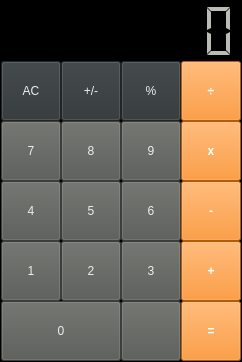
<?xml version="1.0" encoding="UTF-8"?>
<ui version="4.0">
 <class>Dialog</class>
 <widget class="QDialog" name="Dialog">
  <property name="geometry">
   <rect>
    <x>0</x>
    <y>0</y>
    <width>242</width>
    <height>362</height>
   </rect>
  </property>
  <property name="minimumSize">
   <size>
    <width>242</width>
    <height>362</height>
   </size>
  </property>
  <property name="maximumSize">
   <size>
    <width>242</width>
    <height>362</height>
   </size>
  </property>
  <property name="windowTitle">
   <string>Calculator</string>
  </property>
  <property name="styleSheet">
   <string notr="true">border-color: rgb(0, 0, 0);
background-color: rgb(0, 0, 0);
color: rgb(0, 0, 0);</string>
  </property>
  <property name="sizeGripEnabled">
   <bool>false</bool>
  </property>
  <layout class="QVBoxLayout" name="verticalLayout">
   <property name="spacing">
    <number>0</number>
   </property>
   <property name="leftMargin">
    <number>0</number>
   </property>
   <property name="topMargin">
    <number>0</number>
   </property>
   <property name="rightMargin">
    <number>0</number>
   </property>
   <property name="bottomMargin">
    <number>0</number>
   </property>
   <item>
    <widget class="CalcFrame" name="frameMain">
     <property name="frameShape">
      <enum>QFrame::StyledPanel</enum>
     </property>
     <property name="frameShadow">
      <enum>QFrame::Raised</enum>
     </property>
     <layout class="QVBoxLayout" name="verticalLayout_2">
      <property name="spacing">
       <number>0</number>
      </property>
      <property name="leftMargin">
       <number>0</number>
      </property>
      <property name="topMargin">
       <number>0</number>
      </property>
      <property name="rightMargin">
       <number>0</number>
      </property>
      <property name="bottomMargin">
       <number>0</number>
      </property>
      <item>
       <widget class="QLCDNumber" name="lcdDisplay">
        <property name="minimumSize">
         <size>
          <width>180</width>
          <height>60</height>
         </size>
        </property>
        <property name="maximumSize">
         <size>
          <width>16777215</width>
          <height>60</height>
         </size>
        </property>
        <property name="styleSheet">
         <string notr="true">background-color: rgb(0, 0, 0);
color: rgb(186, 189, 182);
font: 75 16pt &quot;Sawasdee&quot;;</string>
        </property>
        <property name="frameShadow">
         <enum>QFrame::Plain</enum>
        </property>
        <property name="lineWidth">
         <number>0</number>
        </property>
        <property name="digitCount">
         <number>8</number>
        </property>
        <property name="segmentStyle">
         <enum>QLCDNumber::Flat</enum>
        </property>
       </widget>
      </item>
      <item>
       <widget class="QFrame" name="frame">
        <property name="styleSheet">
         <string notr="true">background-color: rgb(0, 0, 0);</string>
        </property>
        <property name="frameShape">
         <enum>QFrame::Box</enum>
        </property>
        <property name="frameShadow">
         <enum>QFrame::Plain</enum>
        </property>
        <property name="lineWidth">
         <number>0</number>
        </property>
        <layout class="QGridLayout" name="gridLayout">
         <property name="leftMargin">
          <number>0</number>
         </property>
         <property name="topMargin">
          <number>0</number>
         </property>
         <property name="rightMargin">
          <number>0</number>
         </property>
         <property name="bottomMargin">
          <number>0</number>
         </property>
         <property name="spacing">
          <number>0</number>
         </property>
         <item row="0" column="4">
          <widget class="QToolButton" name="btnDivision">
           <property name="minimumSize">
            <size>
             <width>60</width>
             <height>60</height>
            </size>
           </property>
           <property name="styleSheet">
            <string notr="true">background-color: rgb(253, 128, 8);
color: rgb(255, 255, 255);
font: 25pt &quot;Arial&quot;;
font-weight: bold;</string>
           </property>
           <property name="text">
            <string>÷</string>
           </property>
           <property name="toolButtonStyle">
            <enum>Qt::ToolButtonTextOnly</enum>
           </property>
          </widget>
         </item>
         <item row="2" column="0">
          <widget class="QToolButton" name="btn4">
           <property name="minimumSize">
            <size>
             <width>60</width>
             <height>60</height>
            </size>
           </property>
           <property name="styleSheet">
            <string notr="true">font: 75 20pt &quot;Arial&quot;;
color: rgb(238, 238, 236);
background-color: rgb(85, 87, 83);</string>
           </property>
           <property name="text">
            <string>4</string>
           </property>
           <property name="toolButtonStyle">
            <enum>Qt::ToolButtonTextOnly</enum>
           </property>
          </widget>
         </item>
         <item row="1" column="0">
          <widget class="QToolButton" name="btn7">
           <property name="minimumSize">
            <size>
             <width>60</width>
             <height>60</height>
            </size>
           </property>
           <property name="styleSheet">
            <string notr="true">font: 75 20pt &quot;Arial&quot;;
color: rgb(238, 238, 236);
background-color: rgb(85, 87, 83);</string>
           </property>
           <property name="text">
            <string>7</string>
           </property>
           <property name="toolButtonStyle">
            <enum>Qt::ToolButtonTextOnly</enum>
           </property>
          </widget>
         </item>
         <item row="1" column="4">
          <widget class="QToolButton" name="btnMultiplication">
           <property name="minimumSize">
            <size>
             <width>60</width>
             <height>60</height>
            </size>
           </property>
           <property name="styleSheet">
            <string notr="true">background-color: rgb(253, 128, 8);
color: rgb(255, 255, 255);
font: 20pt &quot;Arial&quot;;
font-weight: bold;</string>
           </property>
           <property name="text">
            <string>x</string>
           </property>
           <property name="toolButtonStyle">
            <enum>Qt::ToolButtonTextOnly</enum>
           </property>
          </widget>
         </item>
         <item row="1" column="1">
          <widget class="QToolButton" name="btn8">
           <property name="minimumSize">
            <size>
             <width>60</width>
             <height>60</height>
            </size>
           </property>
           <property name="styleSheet">
            <string notr="true">font: 75 20pt &quot;Arial&quot;;
color: rgb(238, 238, 236);
background-color: rgb(85, 87, 83);</string>
           </property>
           <property name="text">
            <string>8</string>
           </property>
          </widget>
         </item>
         <item row="3" column="0">
          <widget class="QToolButton" name="btn1">
           <property name="minimumSize">
            <size>
             <width>60</width>
             <height>60</height>
            </size>
           </property>
           <property name="styleSheet">
            <string notr="true">font: 75 20pt &quot;Arial&quot;;
color: rgb(238, 238, 236);
background-color: rgb(85, 87, 83);</string>
           </property>
           <property name="text">
            <string>1</string>
           </property>
           <property name="toolButtonStyle">
            <enum>Qt::ToolButtonTextOnly</enum>
           </property>
          </widget>
         </item>
         <item row="0" column="3">
          <widget class="QToolButton" name="btnPercent">
           <property name="minimumSize">
            <size>
             <width>60</width>
             <height>60</height>
            </size>
           </property>
           <property name="styleSheet">
            <string notr="true">font: 75 20pt &quot;Arial&quot;;
color: rgb(238, 238, 236);
background-color: rgb(46, 52, 54);</string>
           </property>
           <property name="text">
            <string>%</string>
           </property>
           <property name="toolButtonStyle">
            <enum>Qt::ToolButtonTextOnly</enum>
           </property>
          </widget>
         </item>
         <item row="3" column="3">
          <widget class="QToolButton" name="btn3">
           <property name="minimumSize">
            <size>
             <width>60</width>
             <height>60</height>
            </size>
           </property>
           <property name="styleSheet">
            <string notr="true">font: 75 20pt &quot;Arial&quot;;
color: rgb(238, 238, 236);
background-color: rgb(85, 87, 83);</string>
           </property>
           <property name="text">
            <string>3</string>
           </property>
           <property name="toolButtonStyle">
            <enum>Qt::ToolButtonTextOnly</enum>
           </property>
          </widget>
         </item>
         <item row="2" column="4">
          <widget class="QToolButton" name="btnMinus">
           <property name="minimumSize">
            <size>
             <width>60</width>
             <height>60</height>
            </size>
           </property>
           <property name="styleSheet">
            <string notr="true">background-color: rgb(253, 128, 8);
color: rgb(255, 255, 255);
font: 30pt &quot;Arial&quot;;
font-weight: bold;</string>
           </property>
           <property name="text">
            <string>-</string>
           </property>
           <property name="toolButtonStyle">
            <enum>Qt::ToolButtonTextOnly</enum>
           </property>
          </widget>
         </item>
         <item row="3" column="1">
          <widget class="QToolButton" name="btn2">
           <property name="minimumSize">
            <size>
             <width>60</width>
             <height>60</height>
            </size>
           </property>
           <property name="styleSheet">
            <string notr="true">font: 75 20pt &quot;Arial&quot;;
color: rgb(238, 238, 236);
background-color: rgb(85, 87, 83);</string>
           </property>
           <property name="text">
            <string>2</string>
           </property>
           <property name="toolButtonStyle">
            <enum>Qt::ToolButtonTextOnly</enum>
           </property>
          </widget>
         </item>
         <item row="0" column="0">
          <widget class="QToolButton" name="btnAC">
           <property name="minimumSize">
            <size>
             <width>60</width>
             <height>60</height>
            </size>
           </property>
           <property name="styleSheet">
            <string notr="true">font: 75 20pt &quot;Arial&quot;;
color: rgb(238, 238, 236);
background-color: rgb(46, 52, 54);</string>
           </property>
           <property name="text">
            <string>AC</string>
           </property>
           <property name="toolButtonStyle">
            <enum>Qt::ToolButtonTextOnly</enum>
           </property>
          </widget>
         </item>
         <item row="1" column="3">
          <widget class="QToolButton" name="btn9">
           <property name="minimumSize">
            <size>
             <width>60</width>
             <height>60</height>
            </size>
           </property>
           <property name="styleSheet">
            <string notr="true">font: 75 20pt &quot;Arial&quot;;
color: rgb(238, 238, 236);
background-color: rgb(85, 87, 83);</string>
           </property>
           <property name="text">
            <string>9</string>
           </property>
           <property name="toolButtonStyle">
            <enum>Qt::ToolButtonTextOnly</enum>
           </property>
          </widget>
         </item>
         <item row="4" column="4">
          <widget class="QToolButton" name="btnEqual">
           <property name="minimumSize">
            <size>
             <width>60</width>
             <height>60</height>
            </size>
           </property>
           <property name="styleSheet">
            <string notr="true">background-color: rgb(253, 128, 8);
color: rgb(255, 255, 255);
font: 20pt &quot;Arial&quot;;
font-weight: bold;</string>
           </property>
           <property name="text">
            <string>=</string>
           </property>
           <property name="toolButtonStyle">
            <enum>Qt::ToolButtonTextOnly</enum>
           </property>
          </widget>
         </item>
         <item row="2" column="1">
          <widget class="QToolButton" name="btn5">
           <property name="minimumSize">
            <size>
             <width>60</width>
             <height>60</height>
            </size>
           </property>
           <property name="styleSheet">
            <string notr="true">font: 75 20pt &quot;Arial&quot;;
color: rgb(238, 238, 236);
background-color: rgb(85, 87, 83);</string>
           </property>
           <property name="text">
            <string>5</string>
           </property>
           <property name="toolButtonStyle">
            <enum>Qt::ToolButtonTextOnly</enum>
           </property>
          </widget>
         </item>
         <item row="4" column="0" colspan="2">
          <widget class="QToolButton" name="btn0">
           <property name="minimumSize">
            <size>
             <width>120</width>
             <height>60</height>
            </size>
           </property>
           <property name="styleSheet">
            <string notr="true">font: 75 20pt &quot;Arial&quot;;
color: rgb(238, 238, 236);
background-color: rgb(85, 87, 83);</string>
           </property>
           <property name="text">
            <string>0</string>
           </property>
           <property name="toolButtonStyle">
            <enum>Qt::ToolButtonTextOnly</enum>
           </property>
          </widget>
         </item>
         <item row="2" column="3">
          <widget class="QToolButton" name="btn6">
           <property name="minimumSize">
            <size>
             <width>60</width>
             <height>60</height>
            </size>
           </property>
           <property name="styleSheet">
            <string notr="true">font: 75 20pt &quot;Arial&quot;;
color: rgb(238, 238, 236);
background-color: rgb(85, 87, 83);</string>
           </property>
           <property name="text">
            <string>6</string>
           </property>
           <property name="toolButtonStyle">
            <enum>Qt::ToolButtonTextOnly</enum>
           </property>
          </widget>
         </item>
         <item row="4" column="3">
          <widget class="QToolButton" name="btnDecimal">
           <property name="minimumSize">
            <size>
             <width>60</width>
             <height>60</height>
            </size>
           </property>
           <property name="styleSheet">
            <string notr="true">font: 75 20pt &quot;Arial&quot;;
color: rgb(238, 238, 236);
background-color: rgb(85, 87, 83);</string>
           </property>
           <property name="text">
            <string/>
           </property>
           <property name="toolButtonStyle">
            <enum>Qt::ToolButtonTextOnly</enum>
           </property>
          </widget>
         </item>
         <item row="3" column="4">
          <widget class="QToolButton" name="btnPlus">
           <property name="minimumSize">
            <size>
             <width>60</width>
             <height>60</height>
            </size>
           </property>
           <property name="styleSheet">
            <string notr="true">background-color: rgb(253, 128, 8);
color: rgb(255, 255, 255);
font: 20pt &quot;Arial&quot;;
font-weight: bold;</string>
           </property>
           <property name="text">
            <string>+</string>
           </property>
           <property name="toolButtonStyle">
            <enum>Qt::ToolButtonTextOnly</enum>
           </property>
          </widget>
         </item>
         <item row="0" column="1">
          <widget class="QToolButton" name="btnSignal">
           <property name="minimumSize">
            <size>
             <width>60</width>
             <height>60</height>
            </size>
           </property>
           <property name="styleSheet">
            <string notr="true">font: 75 14pt &quot;Arial&quot;;
color: rgb(238, 238, 236);
background-color: rgb(46, 52, 54);</string>
           </property>
           <property name="text">
            <string>+/-</string>
           </property>
           <property name="toolButtonStyle">
            <enum>Qt::ToolButtonTextOnly</enum>
           </property>
          </widget>
         </item>
        </layout>
       </widget>
      </item>
     </layout>
    </widget>
   </item>
  </layout>
 </widget>
 <customwidgets>
  <customwidget>
   <class>CalcFrame</class>
   <extends>QFrame</extends>
   <header location="global">ui.qt.promotions.calc_frame</header>
   <container>1</container>
  </customwidget>
 </customwidgets>
 <tabstops>
  <tabstop>btnAC</tabstop>
  <tabstop>btnSignal</tabstop>
  <tabstop>btnPercent</tabstop>
  <tabstop>btnDivision</tabstop>
  <tabstop>btn7</tabstop>
  <tabstop>btn8</tabstop>
  <tabstop>btn9</tabstop>
  <tabstop>btnMultiplication</tabstop>
  <tabstop>btn4</tabstop>
  <tabstop>btn5</tabstop>
  <tabstop>btn6</tabstop>
  <tabstop>btnMinus</tabstop>
  <tabstop>btn1</tabstop>
  <tabstop>btn2</tabstop>
  <tabstop>btn3</tabstop>
  <tabstop>btnPlus</tabstop>
  <tabstop>btn0</tabstop>
  <tabstop>btnDecimal</tabstop>
  <tabstop>btnEqual</tabstop>
 </tabstops>
 <resources/>
 <connections/>
</ui>
